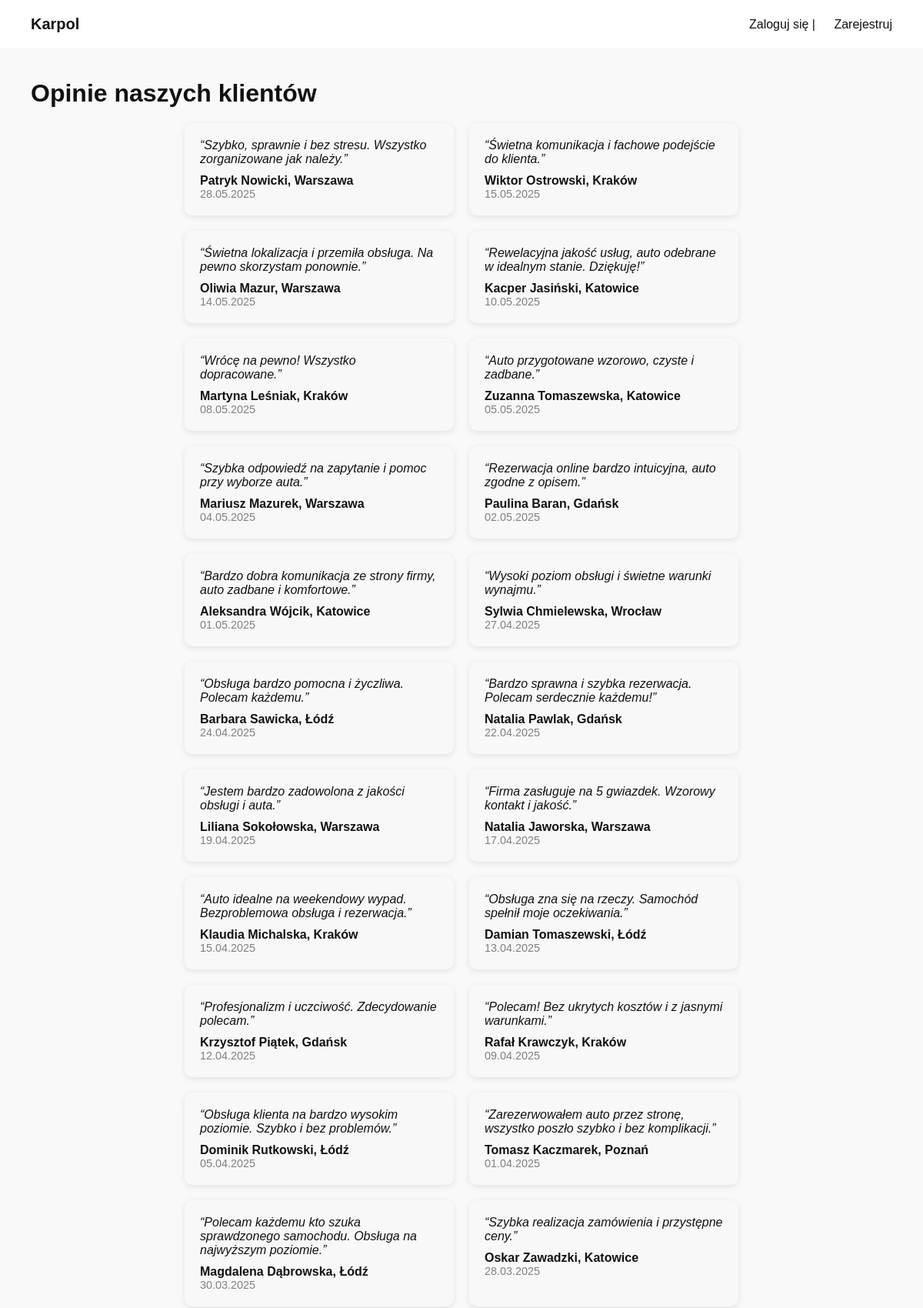
/pages/opinie.php (upper part), run on the app's committed database.
### tables this page shows
CREATE TABLE `opinie` (
  `id` int(11) NOT NULL,
  `imie_nazwisko` varchar(100) DEFAULT NULL,
  `miasto` varchar(100) DEFAULT NULL,
  `tresc` text DEFAULT NULL,
  `data_opinii` date DEFAULT NULL
);

### pages/opinie.php (the view)
<?php
include '../includes/db.php';
include '../includes/header.php';
$stmt = $pdo->query("SELECT * FROM opinie ORDER BY data_opinii DESC");
$opinie = $stmt->fetchAll(PDO::FETCH_ASSOC);
?>
<h1>Opinie naszych klientów</h1>
<div class="opinie-container" style="display: flex; flex-wrap: wrap; gap: 20px; justify-content: center; padding: 20px;">
    <?php if ($opinie): ?>
        <?php foreach ($opinie as $opinia): ?>
            <div class="opinia-card" style="background: #f8f8f8; border-radius: 10px; padding: 20px; max-width: 350px; box-shadow: 0 2px 8px rgba(0,0,0,0.1);">
                <p style="font-style: italic;">“<?= htmlspecialchars($opinia['tresc']) ?>”</p>
                <p style="margin-top: 10px;"><strong><?= htmlspecialchars($opinia['imie_nazwisko']) ?>, <?= htmlspecialchars($opinia['miasto']) ?></strong></p>
                <p style="color: gray; font-size: 0.9em;"><?= date('d.m.Y', strtotime($opinia['data_opinii'])) ?></p>
            </div>
        <?php endforeach; ?>
    <?php else: ?>
        <p>Brak opinii do wyświetlenia.</p>
    <?php endif; ?>
</div>
<?php include '../includes/footer.php'; ?>

### includes/header.php (shortened to what this page needs)
<!DOCTYPE html>
<html lang="pl">
<head>
</head>
<body>
<header>
    <div class="logo">
        <a href="index.php" style="text-decoration: none; color: inherit;">Karpol</a>
    </div>
    <div class="auth-links">
        <?php if (isset($_SESSION['id_user'])): ?>
            <span>Zalogowano jako: <strong><?= htmlspecialchars($_SESSION['imie']) ?></strong> (<?= htmlspecialchars($_SESSION['rola']) ?>)</span>
            <?php if ($_SESSION['rola'] === 'Admin' || $_SESSION['rola'] === 'Pracownik'): ?>
                <a href="./admin_panel.php">Panel pracownika</a> |
            <?php elseif ($_SESSION['rola'] === 'Klient'): ?>
                <a href="./ustawienia.php">Ustawienia</a> |
            <?php endif; ?>
            <a onclick="logout()" class="logout">Wyloguj</a>
        <?php else: ?>
            <a href="./login.php">Zaloguj się</a> | <a href="./rejestracja.php">Zarejestruj</a>
        <?php endif; ?>
    </div>
</header>
<main>

### includes/footer.php (shortened to what this page needs)
</main>
</body>
</html>

### includes/header.php (style rules this page uses)
* { box-sizing: border-box; margin: 0; padding: 0; font-family: Arial, sans-serif; }
body { background: #f9f9f9; color: #111; }
header, footer { background: white; padding: 20px 40px; display: flex; justify-content: space-between; align-items: center; }
.logo { font-weight: bold; font-size: 20px; }
.auth-links a { margin-left: 20px; text-decoration: none; color: #111; cursor: pointer; }
main { padding: 40px; max-width: 1200px; margin: auto; }

### data on the page
opinie: tresc "Szybko, sprawnie i bez stresu. Wszystko zorganizowane jak należy.", imie_nazwisko "Patryk Nowicki", miasto "Warszawa", data_opinii "28.05.2025"
opinie: tresc "Świetna komunikacja i fachowe podejście do klienta.", imie_nazwisko "Wiktor Ostrowski", miasto "Kraków", data_opinii "15.05.2025"
opinie: tresc "Świetna lokalizacja i przemiła obsługa. Na pewno skorzystam ponownie.", imie_nazwisko "Oliwia Mazur", miasto "Warszawa", data_opinii "14.05.2025"
opinie: tresc "Rewelacyjna jakość usług, auto odebrane w idealnym stanie. Dziękuję!", imie_nazwisko "Kacper Jasiński", miasto "Katowice", data_opinii "10.05.2025"
opinie: tresc "Wrócę na pewno! Wszystko dopracowane.", imie_nazwisko "Martyna Leśniak", miasto "Kraków", data_opinii "08.05.2025"
opinie: tresc "Auto przygotowane wzorowo, czyste i zadbane.", imie_nazwisko "Zuzanna Tomaszewska", miasto "Katowice", data_opinii "05.05.2025"
opinie: tresc "Szybka odpowiedź na zapytanie i pomoc przy wyborze auta.", imie_nazwisko "Mariusz Mazurek", miasto "Warszawa", data_opinii "04.05.2025"
opinie: tresc "Rezerwacja online bardzo intuicyjna, auto zgodne z opisem.", imie_nazwisko "Paulina Baran", miasto "Gdańsk", data_opinii "02.05.2025"
opinie: tresc "Bardzo dobra komunikacja ze strony firmy, auto zadbane i komfortowe.", imie_nazwisko "Aleksandra Wójcik", miasto "Katowice", data_opinii "01.05.2025"
opinie: tresc "Wysoki poziom obsługi i świetne warunki wynajmu.", imie_nazwisko "Sylwia Chmielewska", miasto "Wrocław", data_opinii "27.04.2025"
opinie: tresc "Obsługa bardzo pomocna i życzliwa. Polecam każdemu.", imie_nazwisko "Barbara Sawicka", miasto "Łódź", data_opinii "24.04.2025"
opinie: tresc "Bardzo sprawna i szybka rezerwacja. Polecam serdecznie każdemu!", imie_nazwisko "Natalia Pawlak", miasto "Gdańsk", data_opinii "22.04.2025"
opinie: tresc "Jestem bardzo zadowolona z jakości obsługi i auta.", imie_nazwisko "Liliana Sokołowska", miasto "Warszawa", data_opinii "19.04.2025"
opinie: tresc "Firma zasługuje na 5 gwiazdek. Wzorowy kontakt i jakość.", imie_nazwisko "Natalia Jaworska", miasto "Warszawa", data_opinii "17.04.2025"
opinie: tresc "Auto idealne na weekendowy wypad. Bezproblemowa obsługa i rezerwacja.", imie_nazwisko "Klaudia Michalska", miasto "Kraków", data_opinii "15.04.2025"
opinie: tresc "Obsługa zna się na rzeczy. Samochód spełnił moje oczekiwania.", imie_nazwisko "Damian Tomaszewski", miasto "Łódź", data_opinii "13.04.2025"
opinie: tresc "Profesjonalizm i uczciwość. Zdecydowanie polecam.", imie_nazwisko "Krzysztof Piątek", miasto "Gdańsk", data_opinii "12.04.2025"
opinie: tresc "Polecam! Bez ukrytych kosztów i z jasnymi warunkami.", imie_nazwisko "Rafał Krawczyk", miasto "Kraków", data_opinii "09.04.2025"
opinie: tresc "Obsługa klienta na bardzo wysokim poziomie. Szybko i bez problemów.", imie_nazwisko "Dominik Rutkowski", miasto "Łódź", data_opinii "05.04.2025"
opinie: tresc "Zarezerwowałem auto przez stronę, wszystko poszło szybko i bez komplikacji.", imie_nazwisko "Tomasz Kaczmarek", miasto "Poznań", data_opinii "01.04.2025"
opinie: tresc "Polecam każdemu kto szuka sprawdzonego samochodu. Obsługa na najwyższym poziomie.", imie_nazwisko "Magdalena Dąbrowska", miasto "Łódź", data_opinii "30.03.2025"
opinie: tresc "Szybka realizacja zamówienia i przystępne ceny.", imie_nazwisko "Oskar Zawadzki", miasto "Katowice", data_opinii "28.03.2025"
